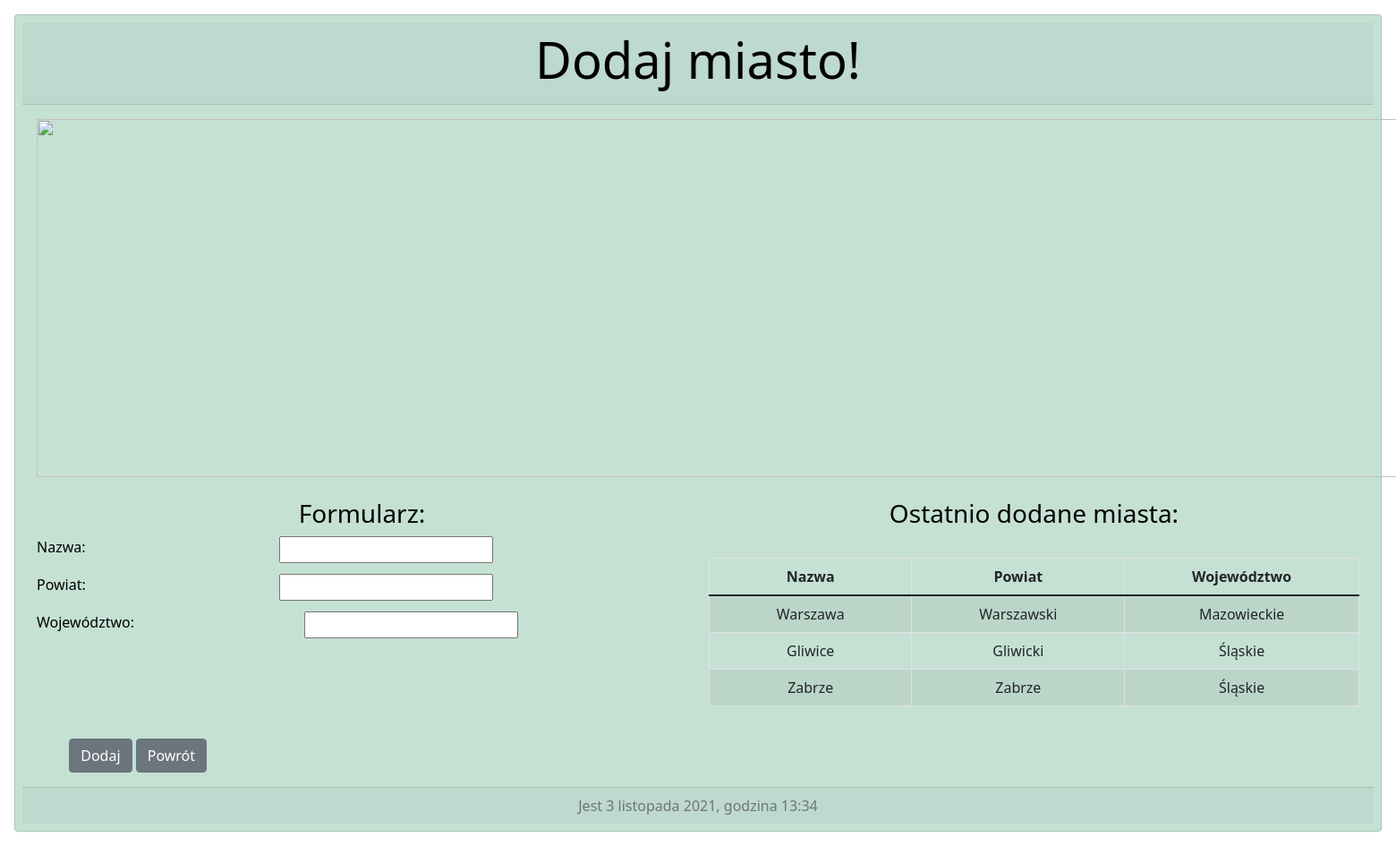
Page /covid/add_city/ (signed in) on the earlier database version.
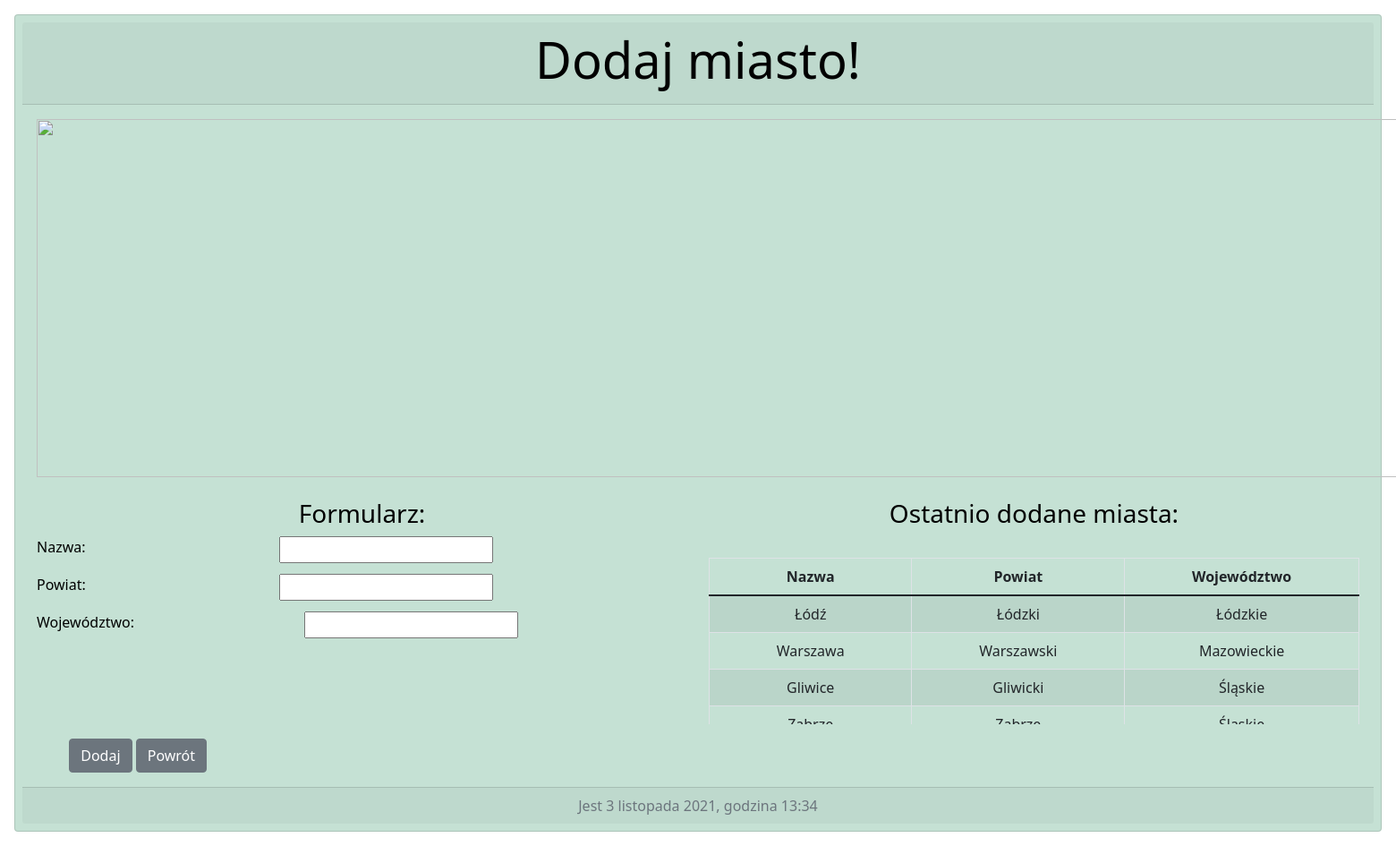
Same page on the later database version.
### covid/models.py (models this page shows, shortened)
class City(models.Model):
    name = models.CharField(max_length=32)
    county = models.CharField(max_length=32)
    province = models.CharField(max_length=32)

### covid/views.py (the view)
# urls.py: path('add_city/', add_city, name='add_city'),
@login_required
def add_city(request):
    if City.objects.count() <= 5:
        cities = City.objects.order_by('-id')
    else:
        cities = City.objects.order_by('-id')[0:6]
    form_city = CityForm(request.POST or None)
    if form_city.is_valid():
        form_city.save()
        return redirect(main)
    return render(request, 'add_city.html', {'form_city': form_city, 'cities': cities})

### covid/forms.py
class CityForm(ModelForm):
    class Meta:
        model = City
        fields = '__all__'

### templates/add_city.html (shortened to what this page needs)
{% extends 'pattern.html' %}
{% load bootstrap %}
{% block card_head %}
    <h2 class="display-4">Dodaj miasto!</h2>
{% endblock %}
{% block card_body %}
    <img src="/images/city.jpe" class="city_image"width=1840 height=400>
    <br>
    <br>
    <form method="POST" enctype="multipart/form-data">
        <div class="row">
            <div class="col-6">
                <h3>Formularz:</h3>
                    <div class="fieldWrapper">
                        <label class="add_label">Nazwa:</label>
                        {{ form_city.name|bootstrap_inline }}
                    </div>
                    <div class="fieldWrapper">
                        <label class="add_label">Powiat:</label>
                        {{ form_city.county|bootstrap_inline }}
                    </div>
                    <div class="fieldWrapper">
                        <label class="add_label">Województwo:</label>
                        {{ form_city.province|bootstrap_inline }}
                    </div>
                    <br>
            </div>
            <div class="col-6">
                <h3>Ostatnio dodane miasta:</h3>
                <br>
                <table class="table table-bordered table-striped scroll_small_table">
                    <thead>
                        <tr>
                          <th scope="col">Nazwa</th>
                          <th scope="col">Powiat</th>
                          <th scope="col">Województwo</th>
                        </tr>
                    </thead>
                    <tbody>
                        {% for city in cities %}
                        <tr>
                          <td>{{ city.name}}</td>
                          <td>{{ city.county }}</td>
                          <td>{{ city.province }}</td>
                        </tr>
                        {% endfor %}
                    </tbody>
                </table>
            </div>
        </div>
        <div class="row">
            <div class="col-2">
                <button type="submit" class="btn btn-secondary">Dodaj</button> <a href="{% url 'main' %}" class="btn btn-secondary" >Powrót</a>
            </div>
            <div class="col-10"></div>
        </div>
    </form>
{% endblock %}

Differences in the rows shown:
added City: name "Łódź", county "Łódzki", province "Łódzkie"
